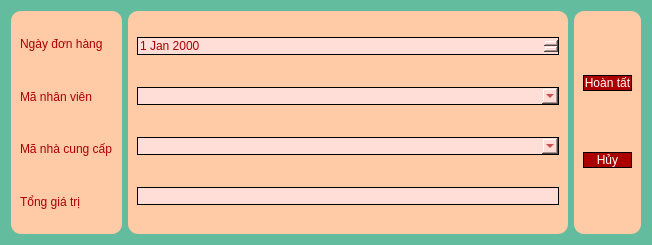
<?xml version="1.0" encoding="UTF-8"?>
<ui version="4.0">
 <class>Dialog</class>
 <widget class="QDialog" name="Dialog">
  <property name="geometry">
   <rect>
    <x>0</x>
    <y>0</y>
    <width>652</width>
    <height>245</height>
   </rect>
  </property>
  <property name="minimumSize">
   <size>
    <width>652</width>
    <height>240</height>
   </size>
  </property>
  <property name="windowTitle">
   <string>Dialog</string>
  </property>
  <property name="styleSheet">
   <string notr="true">font: 87 8pt &quot;Shopee Display Black&quot;;
background-color: rgb(98, 188, 157);</string>
  </property>
  <layout class="QHBoxLayout" name="horizontalLayout_3">
   <item>
    <layout class="QHBoxLayout" name="horizontalLayout">
     <item>
      <widget class="QWidget" name="horizontalWidget_3" native="true">
       <property name="maximumSize">
        <size>
         <width>150</width>
         <height>16777215</height>
        </size>
       </property>
       <property name="styleSheet">
        <string notr="true">	color: rgb(170, 0, 0);
	font: 87 11pt &quot;Shopee Display Black&quot;;
border-radius: 10px;
background-color: rgb(255, 202, 166);</string>
       </property>
       <layout class="QVBoxLayout" name="verticalLayout_3">
        <item>
         <widget class="QLabel" name="label">
          <property name="text">
           <string>Ngày đơn hàng</string>
          </property>
         </widget>
        </item>
        <item>
         <widget class="QLabel" name="label_3">
          <property name="text">
           <string>Mã nhân viên</string>
          </property>
         </widget>
        </item>
        <item>
         <widget class="QLabel" name="label_4">
          <property name="text">
           <string>Mã nhà cung cấp</string>
          </property>
         </widget>
        </item>
        <item>
         <widget class="QLabel" name="label_2">
          <property name="text">
           <string>Tổng giá trị</string>
          </property>
         </widget>
        </item>
       </layout>
      </widget>
     </item>
     <item>
      <widget class="QWidget" name="horizontalWidget_2" native="true">
       <property name="styleSheet">
        <string notr="true">	color: rgb(170, 0, 0);
	font: 87 11pt &quot;Shopee Display Black&quot;;
border-radius: 10px;
background-color: rgb(255, 202, 166);</string>
       </property>
       <layout class="QVBoxLayout" name="verticalLayout">
        <property name="spacing">
         <number>15</number>
        </property>
        <item>
         <widget class="QDateEdit" name="EnterDHM_NDH">
          <property name="styleSheet">
           <string notr="true">
background-color: rgb(255, 222, 215);
color: rgb(170, 0, 0);
border: 1px solid #000000;
border-radius: 10px;
</string>
          </property>
         </widget>
        </item>
        <item>
         <widget class="QComboBox" name="EnterDHM_MNV">
          <property name="styleSheet">
           <string notr="true">
background-color: rgb(255, 222, 215);
color: rgb(170, 0, 0);
border: 1px solid #000000;
border-radius: 10px;
</string>
          </property>
         </widget>
        </item>
        <item>
         <widget class="QComboBox" name="EnterDHM_NCC">
          <property name="styleSheet">
           <string notr="true">
background-color: rgb(255, 222, 215);
color: rgb(170, 0, 0);
border: 1px solid #000000;
border-radius: 10px;
</string>
          </property>
         </widget>
        </item>
        <item>
         <widget class="QLineEdit" name="EnterDHM_Total">
          <property name="styleSheet">
           <string notr="true">
background-color: rgb(255, 222, 215);
color: rgb(170, 0, 0);
border: 1px solid #000000;
border-radius: 10px;
</string>
          </property>
         </widget>
        </item>
       </layout>
      </widget>
     </item>
    </layout>
   </item>
   <item>
    <widget class="QWidget" name="horizontalWidget_2" native="true">
     <property name="maximumSize">
      <size>
       <width>100</width>
       <height>16777215</height>
      </size>
     </property>
     <property name="styleSheet">
      <string notr="true">	color: rgb(170, 0, 0);
	font: 87 11pt &quot;Shopee Display Black&quot;;
border-radius: 10px;
background-color: rgb(255, 202, 166);</string>
     </property>
     <layout class="QVBoxLayout" name="verticalLayout_2">
      <item>
       <widget class="QPushButton" name="EnterButtonDHM">
        <property name="styleSheet">
         <string notr="true">QPushButton {
	font: 81 10pt &quot;Shopee Display ExtBd&quot;;
    border: 1px solid #000000;
    border-radius: 10px;
}

QPushButton {
	background-color:  rgb(170, 0, 0);
	color: rgb(255, 255, 255);
}
QPushButton:hover {
	background-color: rgb(85, 170, 255);
}</string>
        </property>
        <property name="text">
         <string>Hoàn tất</string>
        </property>
       </widget>
      </item>
      <item>
       <widget class="QPushButton" name="ExitButtonDHM">
        <property name="styleSheet">
         <string notr="true">QPushButton {
	font: 81 10pt &quot;Shopee Display ExtBd&quot;;
    border: 1px solid #000000;
    border-radius: 10px;
}

QPushButton {
	background-color:  rgb(170, 0, 0);
	color: rgb(255, 255, 255);
}
QPushButton:hover {
	background-color: rgb(85, 170, 255);
}</string>
        </property>
        <property name="text">
         <string>Hủy</string>
        </property>
       </widget>
      </item>
     </layout>
    </widget>
   </item>
  </layout>
 </widget>
 <resources/>
 <connections/>
</ui>
